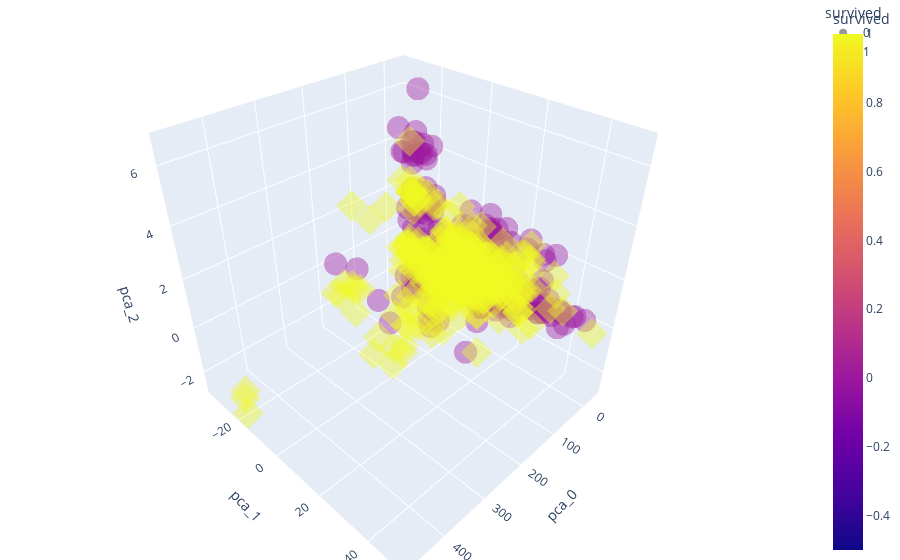

Notebook source saved alongside this figure:
### Code cell
import plotly.express as px

fig = px.scatter_3d(pca_pd,
                    x='pca_0', y='pca_1', z='pca_2',
                    color='survived', symbol='survived',
                    opacity=0.4)
fig.update_layout(margin=dict(l=0, r=0, b=0, t=0))
fig.show();

### Figure 1 — Plotly figure (JSON) as saved in the notebook; plotly's stock layout.template omitted (floating-point values rounded to 4 significant figures; data arrays with more than 128 entries replaced by an {"elided": "..."} marker saying what was removed)
{"data": [{"hovertemplate": "survived=%{marker.color}<br>pca_0=%{x}<br>pca_1=%{y}<br>pca_2=%{z}<extra></extra>", "legendgroup": "0", "marker": {"color": {"elided": "497 int values"}, "coloraxis": "coloraxis", "opacity": 0.4, "symbol": "circle"}, "mode": "markers", "name": "0", "scene": "scene", "showlegend": true, "type": "scatter3d", "x": {"elided": "497 float values"}, "y": {"elided": "497 float values"}, "z": {"elided": "497 float values"}}, {"hovertemplate": "survived=%{marker.color}<br>pca_0=%{x}<br>pca_1=%{y}<br>pca_2=%{z}<extra></extra>", "legendgroup": "1", "marker": {"color": {"elided": "339 int values"}, "coloraxis": "coloraxis", "opacity": 0.4, "symbol": "diamond"}, "mode": "markers", "name": "1", "scene": "scene", "showlegend": true, "type": "scatter3d", "x": {"elided": "339 float values"}, "y": {"elided": "339 float values"}, "z": {"elided": "339 float values"}}], "layout": {"coloraxis": {"colorbar": {"title": {"text": "survived"}}, "colorscale": [[0, "#0d0887"], [0.1111, "#46039f"], [0.2222, "#7201a8"], [0.3333, "#9c179e"], [0.4444, "#bd3786"], [0.5556, "#d8576b"], [0.6667, "#ed7953"], [0.7778, "#fb9f3a"], [0.8889, "#fdca26"], [1, "#f0f921"]]}, "legend": {"title": {"text": "survived"}, "tracegroupgap": 0}, "margin": {"b": 0, "l": 0, "r": 0, "t": 0}, "scene": {"domain": {"x": [0, 1], "y": [0, 1]}, "xaxis": {"title": {"text": "pca_0"}}, "yaxis": {"title": {"text": "pca_1"}}, "zaxis": {"title": {"text": "pca_2"}}}}}
